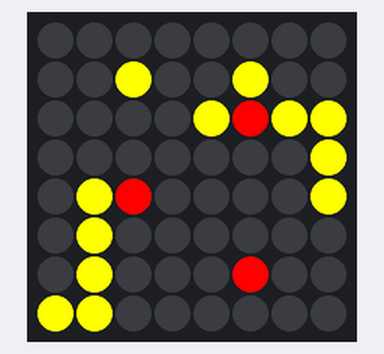
The sketch below on a simulated Arduino Uno, built with avr-gcc and run on an emulated ATmega328P. Parts: 8×8 RGB LED matrix (first LED top left, wired row by row). Random numbers use the default seed unless the sketch sets one.

Above: at 0.1 s.
At 7.7 s:
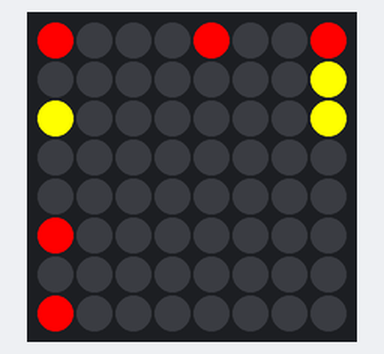
At 15.2 s:
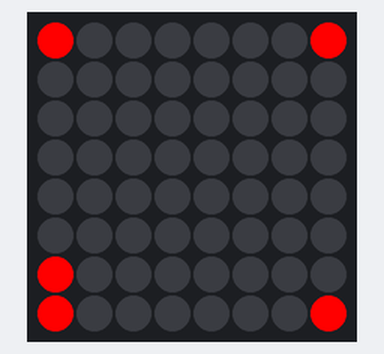
At 24.8 s:
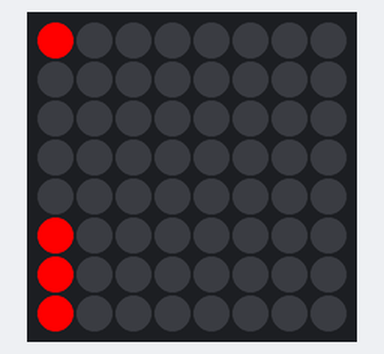
At 34.4 s:
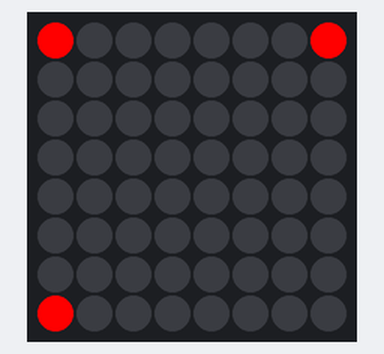
At 36.4 s:
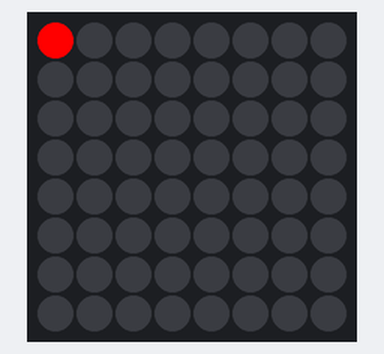

Measured:
- what the display in image 1 shows lasts 0.5 s, from 7.6 s to 8.1 s
- what the display in image 3 shows lasts 1.0 s, from 24.8 s to 25.8 s

The sketch:

arduino_wator.ino
```cpp
#include <Wire.h>
#include "Adafruit_LEDBackpack.h"
#include "Adafruit_GFX.h"
// SE: Shark's (default) energy
#define SE 20
// RF: reproduce fish, chronons needed to reproduce
#define RF 5
// RS: reproduce shark, chronons needed to reproduce
#define RS 15
// Element structure
typedef struct {
 char type; // w: water, f: fish, s: shark
 uint8_t survivedChro; // number of survived chronons for fish or sharks
 uint8_t energy; // current energy, for sharks
} Element;

Adafruit_BicolorMatrix matrix = Adafruit_BicolorMatrix();
Element board [][8] = { { {'w',0,0}, {'w',0,0}, {'w',0,0}, {'w',0,0}, {'w',0,0}, {'w',0,0}, {'w',0,0}, {'w',0,0} },
                        { {'w',0,0}, {'w',0,0}, {'f',0,0}, {'w',0,0}, {'w',0,0}, {'f',0,0}, {'w',0,0}, {'w',0,0} },
                        { {'w',0,0}, {'w',0,0}, {'w',0,0}, {'w',0,0}, {'f',0,0}, {'s',0,SE}, {'f',0,0}, {'f',0,0} },
                        { {'w',0,0}, {'w',0,0}, {'w',0,0}, {'w',0,0}, {'w',0,0}, {'w',0,0}, {'w',0,0}, {'f',0,0} },
                        { {'w',0,0}, {'f',0,0}, {'s',0,SE}, {'w',0,0}, {'w',0,0}, {'w',0,0}, {'w',0,0}, {'f',0,0} },
                        { {'w',0,0}, {'f',0,0}, {'w',0,0}, {'w',0,0}, {'w',0,0}, {'w',0,0}, {'w',0,0}, {'w',0,0} },
                        { {'w',0,0}, {'f',0,0}, {'w',0,0}, {'w',0,0}, {'w',0,0}, {'s',0,SE}, {'w',0,0}, {'w',0,0} },
                        { {'f',0,0}, {'f',0,0}, {'w',0,0}, {'w',0,0}, {'w',0,0}, {'w',0,0}, {'w',0,0}, {'w',0,0} }
                      };
void setup() {
 matrix.begin(0x70);
 randomSeed(analogRead(0));
 //Serial.begin(9600);
}
/* Paints the board  */
void paint() {
 matrix.clear();
 for(uint8_t i = 0; i < 8; i++) {
  for(uint8_t j = 0; j < 8; j++) {
    if(board[i][j].type == 's')
      matrix.drawPixel(j,i,LED_RED);
     else
       if(board[i][j].type == 'f')
         matrix.drawPixel(j,i, LED_YELLOW);
  }
 }
 matrix.writeDisplay();
}
/* Increases the chronon */
void nextChronon() {
  for(uint8_t i = 0; i < 8; i++) {
    for(uint8_t j = 0; j < 8; j++) {
      if(board[i][j].type != 'w') {
        // Increase survived chronons
        board[i][j].survivedChro++;
        // Fish's behaviour
        if(board[i][j].type == 'f') {
          if(board[i][j].survivedChro % RF == 0)
            reproduce(i,j);
          else
            moveCreature(i,j);
        // Shark's behaviour
        } else {
          if(board[i][j].energy == 0) {
            // The shark dies
            board[i][j].type = 'w';
            board[i][j].survivedChro = 0;
          } else {
            board[i][j].energy--;
            if(board[i][j].survivedChro % RS == 0)
              reproduce(i, j);
            else
              moveCreature(i, j);
          }
        }
      }
    }
  }
}
/* Reproduces the creature at (x, y) */
void reproduce(uint8_t i, uint8_t j) {
  board[i][j].survivedChro = 0;
  char type = board[i][j].type;
  if(moveCreature(i,j)) { // The creature succesfully moved
    board[i][j].type = type;
    if(type == 's')
      board[i][j].energy = SE;
  }
}
/* Moves randomly the creature at (i, j) */
boolean moveCreature(uint8_t i, uint8_t j) {
 /*
 Serial.println();
 Serial.print("Want to move creature at  row:");
 Serial.print(i);
 Serial.print(" column: ");
 Serial.print(j);
 Serial.println(")");
 */
 if(board[i][j].type != 'w') {
   int r = i, c = j;
   // Plan of moves
   // |-|1|-|
   // |2|x|3|
   // |-|4|-|
   // Positions            1      2      3      4
   uint8_t pos [][2] = { {0,0}, {0,0}, {0,0}, {0,0} };
   pos[0][1] = c;  // for 1 column does not change
   pos[1][0] = r;  // for 2 row does not change
   pos[2][0] = r;  // for 3 row does not change
   pos[3][1] = c;  // for 4 column does not change
   // We are in a torus
   if(r == 0)
     pos[0][0] = 7; // For 1 go to last row
   else
     if(r == 7)
       pos[3][0] = 0; // For 4 go to first row
     else {
       // Normal moves
       pos[0][0] = r - 1;
       pos[3][0] = r + 1;
     }
   if(c == 0)
     pos[1][1] = 7; // For 2 go to last column
   else
     if(c == 7)
       pos[2][1] = 0; // For 3 go to first column
     else {
       // Normal moves
       pos[1][1] = c - 1;
       pos[2][1] = c + 1;
     }
   // Behaviours
   // Check space and food
   boolean space = false, fish = false;
   for(uint8_t it = 0 ; it < 4 ; it++){
     if(board[pos[it][0]][pos[it][1]].type == 'w')
       space = true;
     else
       if(board[pos[it][0]][pos[it][1]].type == 'f')
         fish = true;
   }
   int choose = -1;
   // Fish's and shark's behaviour (when no food)
   if(board[i][j].type == 'f' || (board[i][j].type == 's' && !fish)){
     if(space) {
       choose = random(4);
       while(board[pos[choose][0]][pos[choose][1]].type != 'w'){
         choose = random(4);
       }
     }
   } else {
      // Shark's behaviour when there is food
      choose = random(4);
      while(board[pos[choose][0]][pos[choose][1]].type != 'f'){
        choose = random(4);
      }
   }
   // Update blank spaces and destination places
   if(space || fish) {
      board[pos[choose][0]][pos[choose][1]].type = board[i][j].type;
      board[i][j].type = 'w';
      board[pos[choose][0]][pos[choose][1]].survivedChro = board[i][j].survivedChro;
      board[i][j].survivedChro = 0;
      if(fish && board[pos[choose][0]][pos[choose][1]].type == 's'){
        // The shark has eaten the fish
        board[pos[choose][0]][pos[choose][1]].energy = board[i][j].energy + 1;
      } else {
       board[pos[choose][0]][pos[choose][1]].energy = board[i][j].energy; // Fish's energy = 0
      }
      board[i][j].energy = 0;
   }
   return space || fish;
 }else return false;
}
void loop() {
 paint();
 delay(500);
 nextChronon();
}
```
